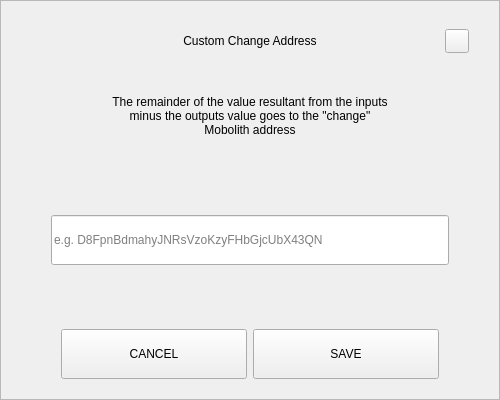
<?xml version="1.0" encoding="UTF-8"?>
<ui version="4.0">
 <class>SendChangeAddressDialog</class>
 <widget class="QDialog" name="SendChangeAddressDialog">
  <property name="geometry">
   <rect>
    <x>0</x>
    <y>0</y>
    <width>500</width>
    <height>400</height>
   </rect>
  </property>
  <property name="windowTitle">
   <string>Dialog</string>
  </property>
  <layout class="QVBoxLayout" name="verticalLayout">
   <property name="spacing">
    <number>0</number>
   </property>
   <property name="leftMargin">
    <number>0</number>
   </property>
   <property name="topMargin">
    <number>0</number>
   </property>
   <property name="rightMargin">
    <number>0</number>
   </property>
   <property name="bottomMargin">
    <number>0</number>
   </property>
   <item>
    <widget class="QFrame" name="frame">
     <property name="styleSheet">
      <string notr="true"/>
     </property>
     <property name="frameShape">
      <enum>QFrame::StyledPanel</enum>
     </property>
     <property name="frameShadow">
      <enum>QFrame::Raised</enum>
     </property>
     <layout class="QVBoxLayout" name="verticalLayout_2" stretch="0,0,0,0,0,0,0">
      <property name="spacing">
       <number>0</number>
      </property>
      <property name="leftMargin">
       <number>30</number>
      </property>
      <property name="topMargin">
       <number>20</number>
      </property>
      <property name="rightMargin">
       <number>30</number>
      </property>
      <property name="bottomMargin">
       <number>20</number>
      </property>
      <item>
       <layout class="QHBoxLayout" name="horizontalLayout_3">
        <property name="spacing">
         <number>0</number>
        </property>
        <item>
         <spacer name="horizontalSpacer_2">
          <property name="orientation">
           <enum>Qt::Horizontal</enum>
          </property>
          <property name="sizeHint" stdset="0">
           <size>
            <width>40</width>
            <height>20</height>
           </size>
          </property>
         </spacer>
        </item>
        <item>
         <widget class="QLabel" name="labelTitle">
          <property name="minimumSize">
           <size>
            <width>0</width>
            <height>40</height>
           </size>
          </property>
          <property name="maximumSize">
           <size>
            <width>16777215</width>
            <height>40</height>
           </size>
          </property>
          <property name="styleSheet">
           <string notr="true">padding-left:24px;</string>
          </property>
          <property name="text">
           <string>Custom Change Address</string>
          </property>
          <property name="alignment">
           <set>Qt::AlignCenter</set>
          </property>
          <property name="margin">
           <number>7</number>
          </property>
         </widget>
        </item>
        <item>
         <spacer name="horizontalSpacer">
          <property name="orientation">
           <enum>Qt::Horizontal</enum>
          </property>
          <property name="sizeHint" stdset="0">
           <size>
            <width>40</width>
            <height>20</height>
           </size>
          </property>
         </spacer>
        </item>
        <item>
         <widget class="QPushButton" name="btnEsc">
          <property name="minimumSize">
           <size>
            <width>24</width>
            <height>24</height>
           </size>
          </property>
          <property name="maximumSize">
           <size>
            <width>24</width>
            <height>24</height>
           </size>
          </property>
          <property name="focusPolicy">
           <enum>Qt::NoFocus</enum>
          </property>
          <property name="text">
           <string/>
          </property>
         </widget>
        </item>
       </layout>
      </item>
      <item>
       <spacer name="verticalSpacer_2">
        <property name="orientation">
         <enum>Qt::Vertical</enum>
        </property>
        <property name="sizeType">
         <enum>QSizePolicy::Fixed</enum>
        </property>
        <property name="sizeHint" stdset="0">
         <size>
          <width>20</width>
          <height>20</height>
         </size>
        </property>
       </spacer>
      </item>
      <item alignment="Qt::AlignHCenter">
       <widget class="QLabel" name="labelMessage">
        <property name="minimumSize">
         <size>
          <width>0</width>
          <height>70</height>
         </size>
        </property>
        <property name="text">
         <string>The remainder of the value resultant from the inputs minus the outputs value goes to the &quot;change&quot; Mobolith address</string>
        </property>
        <property name="alignment">
         <set>Qt::AlignCenter</set>
        </property>
        <property name="wordWrap">
         <bool>true</bool>
        </property>
       </widget>
      </item>
      <item>
       <spacer name="verticalSpacer_3">
        <property name="orientation">
         <enum>Qt::Vertical</enum>
        </property>
        <property name="sizeHint" stdset="0">
         <size>
          <width>20</width>
          <height>40</height>
         </size>
        </property>
       </spacer>
      </item>
      <item>
       <layout class="QHBoxLayout" name="horizontalLayout_2">
        <property name="spacing">
         <number>0</number>
        </property>
        <property name="leftMargin">
         <number>20</number>
        </property>
        <property name="rightMargin">
         <number>20</number>
        </property>
        <item>
         <widget class="QLineEdit" name="lineEditAddress">
          <property name="minimumSize">
           <size>
            <width>0</width>
            <height>50</height>
           </size>
          </property>
          <property name="placeholderText">
           <string notr="true">e.g. D8FpnBdmahyJNRsVzoKzyFHbGjcUbX43QN</string>
          </property>
         </widget>
        </item>
       </layout>
      </item>
      <item>
       <spacer name="verticalSpacer">
        <property name="orientation">
         <enum>Qt::Vertical</enum>
        </property>
        <property name="sizeHint" stdset="0">
         <size>
          <width>20</width>
          <height>40</height>
         </size>
        </property>
       </spacer>
      </item>
      <item>
       <layout class="QHBoxLayout" name="horizontalLayout" stretch="2,2">
        <property name="spacing">
         <number>6</number>
        </property>
        <property name="leftMargin">
         <number>30</number>
        </property>
        <property name="rightMargin">
         <number>30</number>
        </property>
        <item>
         <widget class="QPushButton" name="btnCancel">
          <property name="minimumSize">
           <size>
            <width>180</width>
            <height>50</height>
           </size>
          </property>
          <property name="focusPolicy">
           <enum>Qt::NoFocus</enum>
          </property>
          <property name="text">
           <string>CANCEL</string>
          </property>
         </widget>
        </item>
        <item>
         <widget class="QPushButton" name="btnSave">
          <property name="minimumSize">
           <size>
            <width>180</width>
            <height>50</height>
           </size>
          </property>
          <property name="focusPolicy">
           <enum>Qt::NoFocus</enum>
          </property>
          <property name="text">
           <string>SAVE</string>
          </property>
         </widget>
        </item>
       </layout>
      </item>
     </layout>
    </widget>
   </item>
  </layout>
 </widget>
 <resources/>
 <connections/>
</ui>
